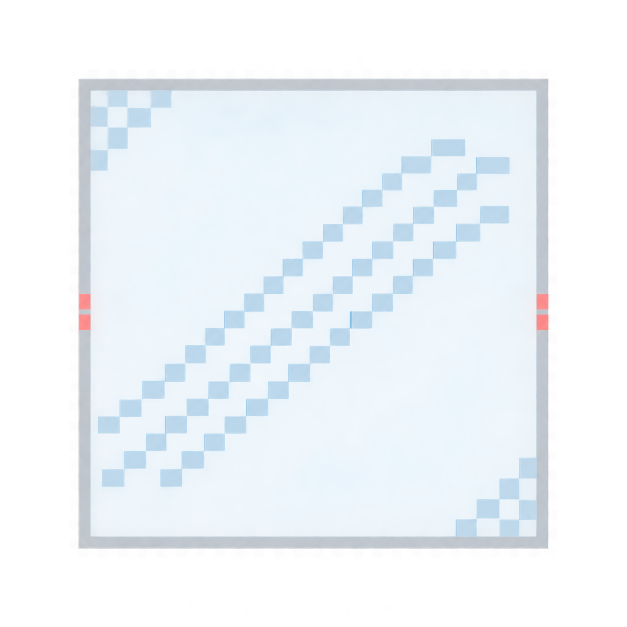
#> input picture images/tilesets/restaurant_gum_pass_barrier_source.png, 1254 x 1254 px (shown at 1/2 size)
$ python build_gum_pass_barrier.py
#> lines starting #> are read from the running program, lines starting #| are printed output that depends on the picture
"""Normalize the glass barrier edit and update both tile copies; requires Pillow."""
from pathlib import Path
from PIL import Image

ROOT = Path(__file__).resolve().parents[1]
SOURCE = ROOT / 'images/tilesets/restaurant_gum_pass_barrier_source.png'
# Crop to the silver frame, excluding generated outer padding and edge artifacts.
image = Image.open(SOURCE).convert('RGBA').crop((156, 156, 1098, 1098))
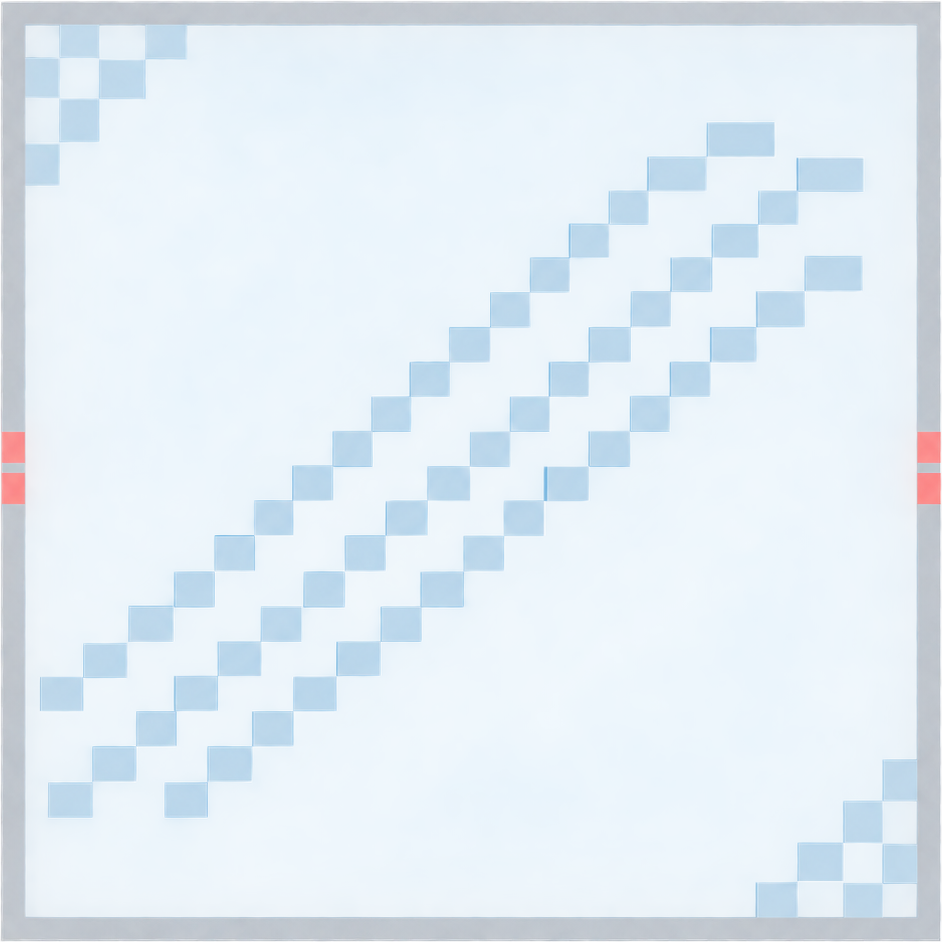
#> image: PIL image 942x942 RGBA; mean R, G, B, A 111.7, 177.5, 224.1, 75.5; transparent parts drawn white
image = image.resize((32, 32), Image.Resampling.NEAREST)
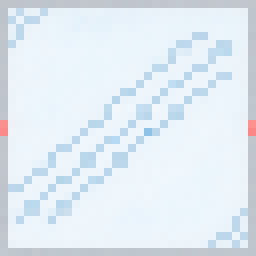
#> image: PIL image 32x32 RGBA (shown 8 times larger); mean R, G, B, A 112.4, 177.6, 224, 79.9; transparent parts drawn white
for relative in ['images/tilesets/restaurant_gum_pass_barrier.png',
                 'gd-bungee-gum/assets/tilesets/restaurant_gum_pass_barrier.png']:
    image.save(ROOT / relative)

$ run again, with images/tilesets/restaurant_gum_anchor_enlarged_source.png copied over images/tilesets/restaurant_gum_pass_barrier_source.png
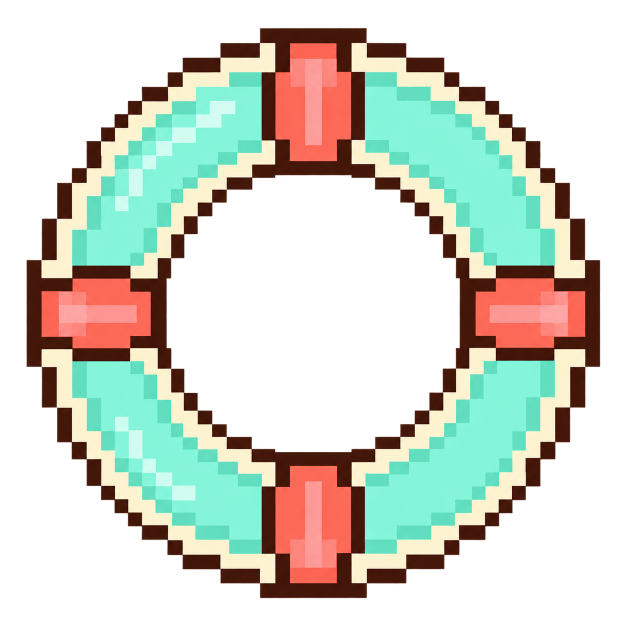
#> input picture images/tilesets/restaurant_gum_anchor_enlarged_source.png, 1254 x 1254 px (shown at 1/2 size)
#> `image = Image.open(SOURCE).convert('RGBA').crop((156, 156, 1098, 1098))`:
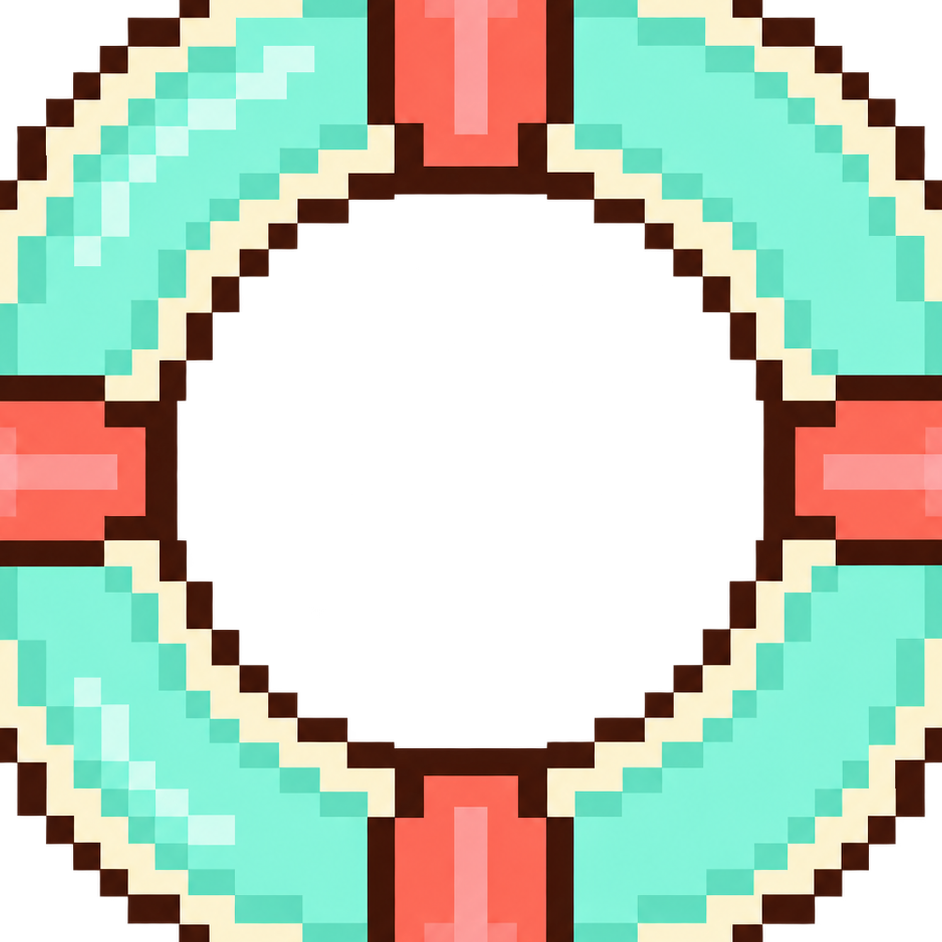
#> image: PIL image 942x942 RGBA; mean R, G, B, A 101.1, 116.3, 100.9, 162.6; transparent parts drawn white
#> `image = image.resize((32, 32), Image.Resampling.NEAREST)`:
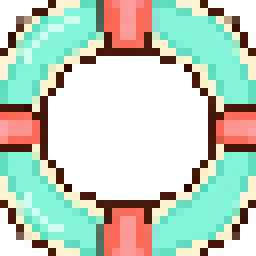
#> image: PIL image 32x32 RGBA (shown 8 times larger); mean R, G, B, A 100.3, 116.3, 101.5, 162.3; transparent parts drawn white
